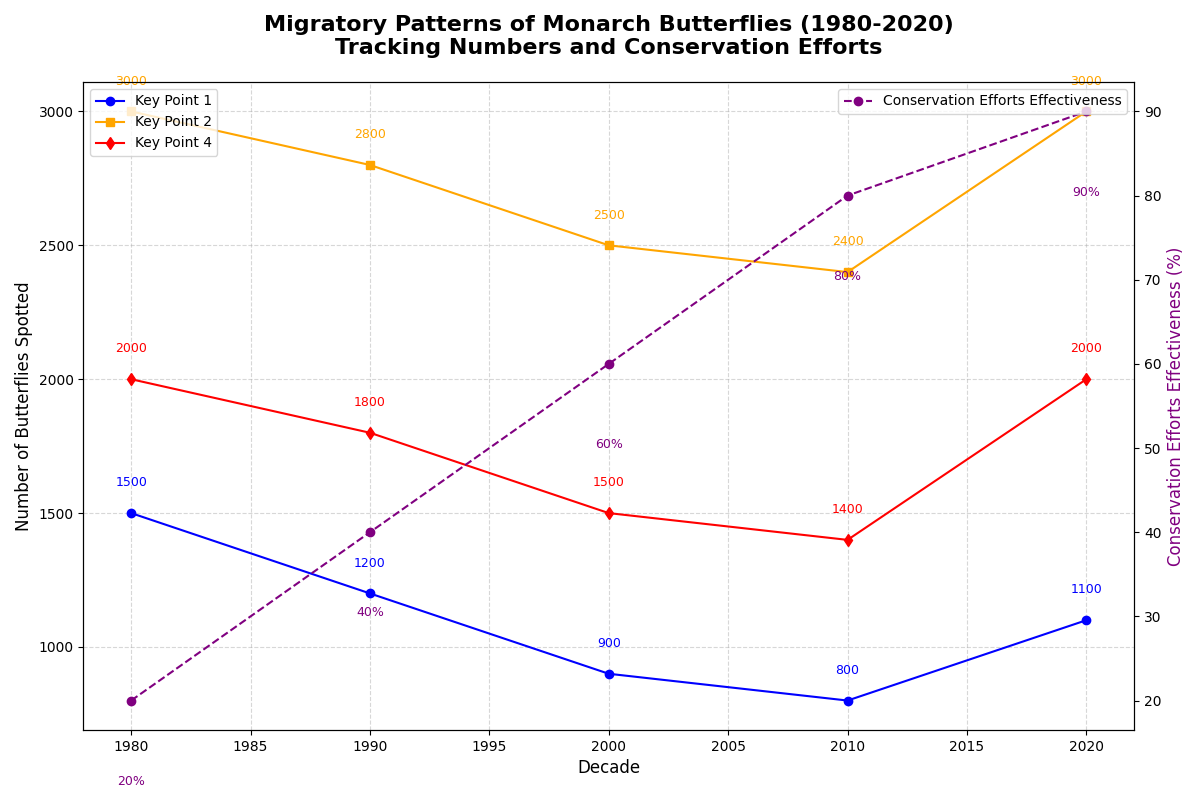

Recreate this plot in Python.
import matplotlib.pyplot as plt
import numpy as np

# Decades
decades = np.array([1980, 1990, 2000, 2010, 2020])

# Number of butterflies spotted at three different key points (location indices: 1, 2, 4)
key_point_1 = np.array([1500, 1200, 900, 800, 1100])
key_point_2 = np.array([3000, 2800, 2500, 2400, 3000])
key_point_4 = np.array([2000, 1800, 1500, 1400, 2000])

# Conservation efforts effectiveness markers
conservation_efforts = np.array([20, 40, 60, 80, 90])

# Create subplots
fig, ax = plt.subplots(figsize=(12, 8))

# Plot the number of butterflies at each key point
ax.plot(decades, key_point_1, 'o-', label='Key Point 1', color='blue')
ax.plot(decades, key_point_2, 's-', label='Key Point 2', color='orange')
ax.plot(decades, key_point_4, 'd-', label='Key Point 4', color='red')

# Twin axes for conservation efforts
ax2 = ax.twinx()
ax2.plot(decades, conservation_efforts, 'o--', color='purple', label='Conservation Efforts Effectiveness')

# Titles and labels
ax.set_title('Migratory Patterns of Monarch Butterflies (1980-2020)\nTracking Numbers and Conservation Efforts', fontsize=16, fontweight='bold', pad=20)
ax.set_xlabel('Decade', fontsize=12)
ax.set_ylabel('Number of Butterflies Spotted', fontsize=12)
ax2.set_ylabel('Conservation Efforts Effectiveness (%)', fontsize=12, color='purple')

# Legend and grid
ax.legend(loc='upper left', fontsize=10)
ax2.legend(loc='upper right', fontsize=10)
ax.grid(True, linestyle='--', alpha=0.5)

# Annotate significant points
for decade, kp1, kp2, kp4 in zip(decades, key_point_1, key_point_2, key_point_4):
    ax.text(decade, kp1 + 100, f'{kp1}', ha='center', fontsize=9, color='blue')
    ax.text(decade, kp2 + 100, f'{kp2}', ha='center', fontsize=9, color='orange')
    ax.text(decade, kp4 + 100, f'{kp4}', ha='center', fontsize=9, color='red')

for decade, ce in zip(decades, conservation_efforts):
    ax2.text(decade, ce - 10, f'{ce}%', ha='center', fontsize=9, color='purple')

# Use tight layout to prevent overlap
plt.tight_layout()

# Show plot
plt.show()
